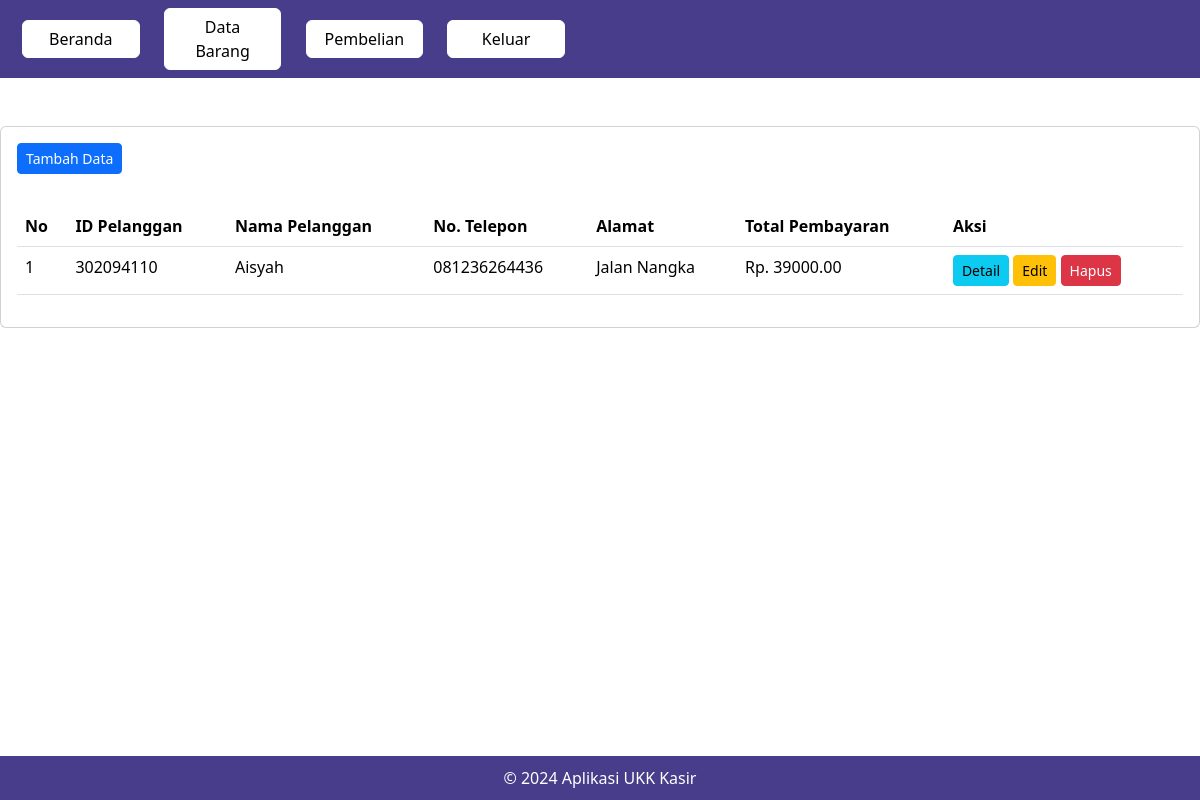
Page /petugas/pembelian.php (signed in) on the committed database.
### tables this page shows
CREATE TABLE `penjualan` (
  `PenjualanID` int(11) NOT NULL,
  `TanggalPenjualan` date NOT NULL,
  `TotalHarga` decimal(10,2) NOT NULL,
  `PelangganID` int(11) NOT NULL
);

CREATE TABLE `pelanggan` (
  `PelangganID` int(11) NOT NULL,
  `NamaPelanggan` varchar(255) NOT NULL,
  `Alamat` text NOT NULL,
  `NomorTelepon` varchar(15) NOT NULL
);

### petugas/pembelian.php (the view, shortened to what this page needs)
<?php
include "header.php";
?>
<div class="card mt-2">
	<div class="card-body">
		<button type="button" class="btn btn-primary btn-sm" data-bs-toggle="modal" data-bs-target="#tambah-data">
			Tambah Data
		</button>
	</div>
	<div class="card-body">
		<table class="table">
			<thead>
				<tr>
					<th>No</th>
					<th>ID Pelanggan</th>
					<th>Nama Pelanggan</th>
					<th>No. Telepon</th>
					<th>Alamat</th>
					<th>Total Pembayaran</th>
					<th>Aksi</th>
				</tr>
			</thead>
			<tbody>
				<?php
				include '../koneksi.php';
				$no = 1;
				$data = mysqli_query($koneksi,"SELECT * FROM pelanggan INNER JOIN penjualan ON pelanggan.PelangganID=penjualan.PelangganID");
				while($d = mysqli_fetch_array($data)){
					?>
					<tr>
						<td><?php echo $no++; ?></td>
						<td><?php echo $d['PelangganID']; ?></td>
						<td><?php echo $d['NamaPelanggan']; ?></td>
						<td><?php echo $d['NomorTelepon']; ?></td>
						<td><?php echo $d['Alamat']; ?></td>
						<td>Rp. <?php echo $d['TotalHarga']; ?></td>
						<td>
							<a class="btn btn-info btn-sm" href="detail_pembelian.php?PelangganID=<?php echo $d['PelangganID']; ?>">Detail</a>
							<button type="button" class="btn btn-warning btn-sm" data-bs-toggle="modal" data-bs-target="#edit-data<?php echo $d['PelangganID']; ?>">
								Edit
							</button>
							<button type="button" class="btn btn-danger btn-sm" data-bs-toggle="modal" data-bs-target="#hapus-data<?php echo $d['PelangganID']; ?>">
								Hapus
							</button>
						</td>
					</tr>
				<?php } ?>
			</tbody>
		</table>
	</div>
</div>
<?php
include "footer.php";
?>

### petugas/footer.php (style rules this page uses)
html, body { height: 100%; background-color: white; }
body { display: flex; flex-direction: column; }

### rows in the picture
penjualan: PelangganID "302094110", PelangganID.NamaPelanggan "Aisyah", PelangganID.NomorTelepon "081236264436", PelangganID.Alamat "Jalan Nangka", TotalHarga "39000.00"
